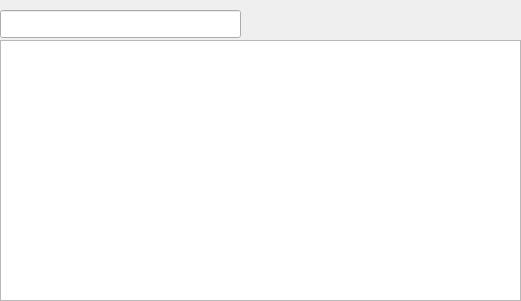
<ui version="4.0" >
 <class>MainWindow</class>
 <widget class="QMainWindow" name="MainWindow" >
  <property name="geometry" >
   <rect>
    <x>0</x>
    <y>0</y>
    <width>521</width>
    <height>301</height>
   </rect>
  </property>
  <property name="windowTitle" >
   <string>LogView</string>
  </property>
  <widget class="QWidget" name="centralwidget" >
   <widget class="QLineEdit" name="aboname" >
    <property name="geometry" >
     <rect>
      <x>0</x>
      <y>10</y>
      <width>241</width>
      <height>28</height>
     </rect>
    </property>
   </widget>
   <widget class="QTextEdit" name="logoutput" >
    <property name="geometry" >
     <rect>
      <x>0</x>
      <y>40</y>
      <width>521</width>
      <height>261</height>
     </rect>
    </property>
    <property name="frameShadow" >
     <enum>QFrame::Plain</enum>
    </property>
    <property name="undoRedoEnabled" >
     <bool>false</bool>
    </property>
    <property name="lineWrapMode" >
     <enum>QTextEdit::NoWrap</enum>
    </property>
    <property name="readOnly" >
     <bool>true</bool>
    </property>
   </widget>
  </widget>
 </widget>
 <resources/>
 <connections/>
</ui>
